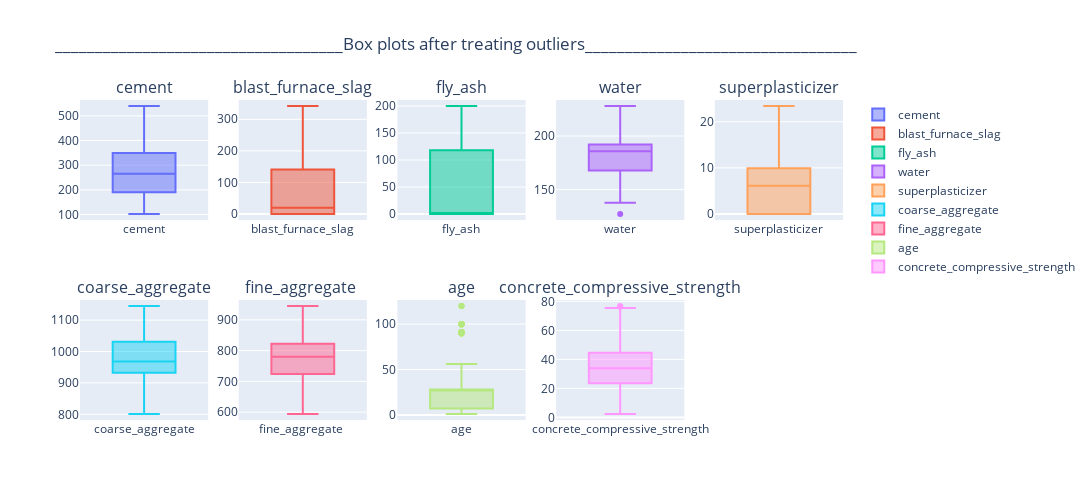

Source (notebook cell):
### Code cell
# Box plots after treating outliers
fig = make_subplots(rows = 2, cols = 5, subplot_titles=tuple(dataset.columns))

for n , feature in enumerate(dataset.columns, start = 1):
    row = (n - 1) // 5 + 1 
    col = (n - 1) % 5 + 1
    fig.add_trace(go.Box(y=dataset[feature], name = feature), row = row, col= col)

fig.update_layout(height = 500, width = 1500, title_text = "____________________________________Box plots after treating outliers__________________________________")
fig.show()

### Figure 1 — Plotly figure (JSON) as saved in the notebook; plotly's stock layout.template omitted (floating-point values rounded to 4 significant figures; data arrays with more than 128 entries replaced by an {"elided": "..."} marker saying what was removed)
{"data": [{"name": "cement", "type": "box", "xaxis": "x", "y": {"elided": "1005 float values"}, "yaxis": "y"}, {"name": "blast_furnace_slag", "type": "box", "xaxis": "x2", "y": {"elided": "1005 float values"}, "yaxis": "y2"}, {"name": "fly_ash", "type": "box", "xaxis": "x3", "y": {"elided": "1005 float values"}, "yaxis": "y3"}, {"name": "water", "type": "box", "xaxis": "x4", "y": {"elided": "1005 float values"}, "yaxis": "y4"}, {"name": "superplasticizer", "type": "box", "xaxis": "x5", "y": {"elided": "1005 float values"}, "yaxis": "y5"}, {"name": "coarse_aggregate", "type": "box", "xaxis": "x6", "y": {"elided": "1005 float values"}, "yaxis": "y6"}, {"name": "fine_aggregate ", "type": "box", "xaxis": "x7", "y": {"elided": "1005 float values"}, "yaxis": "y7"}, {"name": "age", "type": "box", "xaxis": "x8", "y": {"elided": "1005 int values"}, "yaxis": "y8"}, {"name": "concrete_compressive_strength", "type": "box", "xaxis": "x9", "y": {"elided": "1005 float values"}, "yaxis": "y9"}], "layout": {"annotations": [{"font": {"size": 16}, "showarrow": false, "text": "cement", "x": 0.084, "xanchor": "center", "xref": "paper", "y": 1, "yanchor": "bottom", "yref": "paper"}, {"font": {"size": 16}, "showarrow": false, "text": "blast_furnace_slag", "x": 0.292, "xanchor": "center", "xref": "paper", "y": 1, "yanchor": "bottom", "yref": "paper"}, {"font": {"size": 16}, "showarrow": false, "text": "fly_ash", "x": 0.5, "xanchor": "center", "xref": "paper", "y": 1, "yanchor": "bottom", "yref": "paper"}, {"font": {"size": 16}, "showarrow": false, "text": "water", "x": 0.708, "xanchor": "center", "xref": "paper", "y": 1, "yanchor": "bottom", "yref": "paper"}, {"font": {"size": 16}, "showarrow": false, "text": "superplasticizer", "x": 0.916, "xanchor": "center", "xref": "paper", "y": 1, "yanchor": "bottom", "yref": "paper"}, {"font": {"size": 16}, "showarrow": false, "text": "coarse_aggregate", "x": 0.084, "xanchor": "center", "xref": "paper", "y": 0.375, "yanchor": "bottom", "yref": "paper"}, {"font": {"size": 16}, "showarrow": false, "text": "fine_aggregate ", "x": 0.292, "xanchor": "center", "xref": "paper", "y": 0.375, "yanchor": "bottom", "yref": "paper"}, {"font": {"size": 16}, "showarrow": false, "text": "age", "x": 0.5, "xanchor": "center", "xref": "paper", "y": 0.375, "yanchor": "bottom", "yref": "paper"}, {"font": {"size": 16}, "showarrow": false, "text": "concrete_compressive_strength", "x": 0.708, "xanchor": "center", "xref": "paper", "y": 0.375, "yanchor": "bottom", "yref": "paper"}], "height": 500, "title": {"text": "____________________________________Box plots after treating outliers__________________________________"}, "width": 1500, "xaxis": {"anchor": "y", "domain": [0, 0.168]}, "xaxis10": {"anchor": "y10", "domain": [0.832, 1]}, "xaxis2": {"anchor": "y2", "domain": [0.208, 0.376]}, "xaxis3": {"anchor": "y3", "domain": [0.416, 0.584]}, "xaxis4": {"anchor": "y4", "domain": [0.624, 0.792]}, "xaxis5": {"anchor": "y5", "domain": [0.832, 1]}, "xaxis6": {"anchor": "y6", "domain": [0, 0.168]}, "xaxis7": {"anchor": "y7", "domain": [0.208, 0.376]}, "xaxis8": {"anchor": "y8", "domain": [0.416, 0.584]}, "xaxis9": {"anchor": "y9", "domain": [0.624, 0.792]}, "yaxis": {"anchor": "x", "domain": [0.625, 1]}, "yaxis10": {"anchor": "x10", "domain": [0, 0.375]}, "yaxis2": {"anchor": "x2", "domain": [0.625, 1]}, "yaxis3": {"anchor": "x3", "domain": [0.625, 1]}, "yaxis4": {"anchor": "x4", "domain": [0.625, 1]}, "yaxis5": {"anchor": "x5", "domain": [0.625, 1]}, "yaxis6": {"anchor": "x6", "domain": [0, 0.375]}, "yaxis7": {"anchor": "x7", "domain": [0, 0.375]}, "yaxis8": {"anchor": "x8", "domain": [0, 0.375]}, "yaxis9": {"anchor": "x9", "domain": [0, 0.375]}}}
